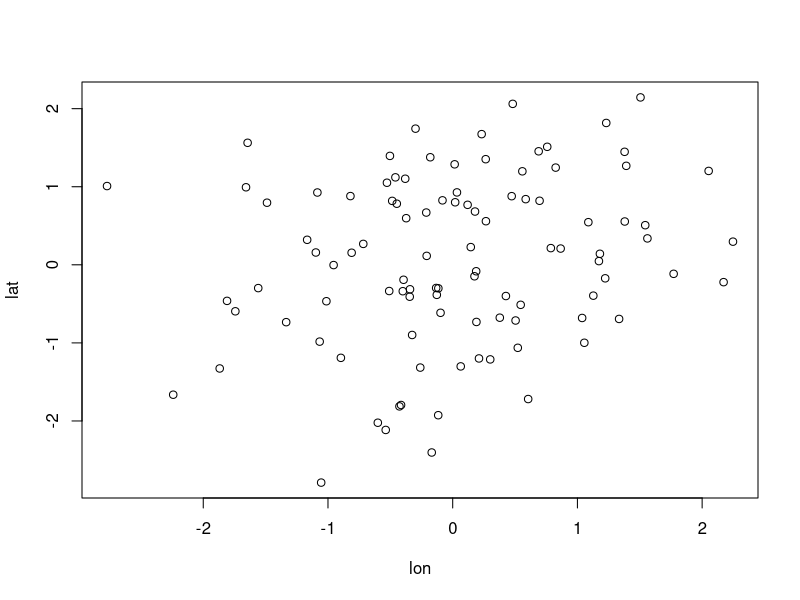
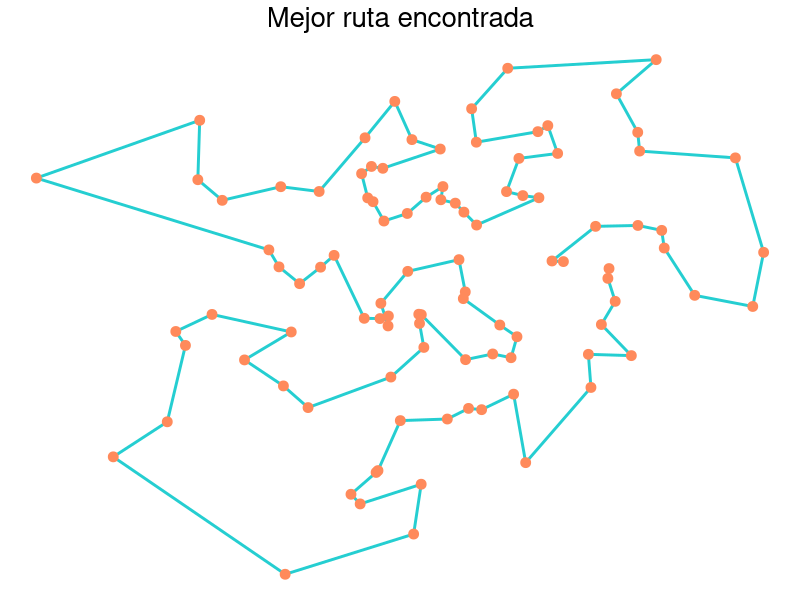

The R source for these figures, in order:
library(ggplot2)


tou_inicio <- function(n_ciudades,evaporation_rate){
  tau <- (1/(1 - evaporation_rate)) * 1/1e6
  M <- matrix(tau,
              ncol = n_ciudades,nrow = n_ciudades)
  return(M)
}

prob_ij <- function(feromona, distancia, alpha, beta){
  prob <- feromona^alpha * (1/distancia)^beta
  prob[prob==Inf] <- 1e-40
  prob <- prob/sum(prob)
  return(prob)
}

objfun <- function(ruta, d) {
  n_ciudades <- length(ruta)
  fitness <- sum(d[cbind(ruta[-n_ciudades], ruta[-1])])
  fitness <- fitness + d[ruta[n_ciudades], ruta[1]]
  
  return(fitness)
}

ACO <- function(n_ants, alpha, beta, Q, evaporation_rate,
                d, max_iteraciones, pbest){
  n_ciudades <- dim(d)[1]
  tau <- tou_inicio(n_ciudades, evaporation_rate)
  best_rutas <- matrix(nrow = max_iteraciones, 
                       ncol = n_ciudades)
  pdec <- pbest^(1/n_ciudades)
  avg <- n_ciudades/2
  for (nit in 1:max_iteraciones) {
    rutas <- matrix(nrow = n_ants, ncol = n_ciudades)
    for(n_ant in 1:n_ants){
      ruta <- c(1)
      for(i in 2:n_ciudades){
        pij <- prob_ij(feromona = tau[ruta[i-1],],
                       distancia = d[ruta[i-1],],
                       alpha = alpha, beta = beta)
        pij[ruta[1:(i-1)]] <- 0
        ruta[i] <- sample(1:n_ciudades, 1, replace = FALSE, prob = pij)
      }
      rutas[n_ant,] <- ruta
    }
    
    tau <- tau * (1 - evaporation_rate)
    
    fitness <- apply(rutas, 1, function(r){objfun(ruta = r,d = d)})
    best_ant <- which.min(fitness)
    best_rutas[nit,] <- rutas[best_ant,]
    
    ruta <- rutas[best_ant,]
    for(i in 1:(length(ruta)-1)){
      Lk <- objfun(ruta = ruta,d = d)
      tau[ruta[i], ruta[i+1]] <- tau[ruta[i], ruta[i+1]] + 1 / Lk
      tau[ruta[i+1], ruta[i]] <- tau[ruta[i], ruta[i+1]]  
    }
    tmax <- 1/(1 - evaporation_rate) * 1/min(fitness)
    tmin <- (tmax * (1 - pdec))/((avg - 1)*pdec)
    if(tmin > tmax){
      tmin = tmax
    }
    tau[tau < tmin] <- tmin
    tau[tau > tmax] <- tmax
  }
  fitness <- apply(best_rutas, 1, function(r){objfun(ruta = r,d = d)})
  best_ruta <- best_rutas[which.min(fitness),]
  return(list(best = best_ruta, rutas = best_rutas,
              fitness = min(fitness)))
}



set.seed(1011)
cord <- data.frame(lon = rnorm(100,0,1),lat = rnorm(100,0,1))
d <- as.matrix(dist(cord))
plot(cord)


res <- ACO(n_ants = 100,alpha = 2, beta = 5, Q = 1,
           evaporation_rate = 0.9,d = d, 
           max_iteraciones = 200, pbest = 0.01)

df <- data.frame(
  x = cord$lon[res$best],
  y = cord$lat[res$best]
)
ggplot(data = df) +
  geom_path(aes(x = x, y = y), color = "#25ced1",
            size = 1) +
  geom_point(aes(x = x, y = y), color = "#ff8a5b", size = 3) +
  labs(title = "Mejor ruta encontrada",
       x = "", y = "") + 
  theme_void( 
    base_size = 10, 
    base_line_size =2, 
    base_rect_size =2)+ 
  theme(plot.title=element_text(hjust=0.5,size=20)) 


res$fitness

#4.651719
#8.006542

rutas_hist <- res$rutas
df <- data.frame()
for(i in 1:dim(rutas_hist)[1]){
  df_aux <- data.frame(ciclo = rep(i,dim(rutas_hist)[2]),
                       lon = cord$lon[rutas_hist[i,]],
                       lat = cord$lat[rutas_hist[i,]])
  df <- rbind(df,df_aux)
}

df$ciclo <- factor(df$ciclo)
library(gganimate)
p <- ggplot(data = df) +
  geom_path(aes(x = lon, y = lat, group = ciclo),
            color = "#25ced1", size = 1) +  
  geom_point(aes(x = lon, y = lat), 
             color = "#ff8a5b", size = 3) +  
  theme_void( 
    base_size = 10, 
    base_line_size =2, 
    base_rect_size =2)+ 
  theme(plot.title = element_text(hjust=0.5,size=20)) +  
  labs(title = "Mejor ruta encontrada",
       x = "", y = "") + 
  transition_manual(ciclo) +  
  labs(title = "Mejor ruta en el ciclo: {current_frame}") 

animate(p,fps = 100/20,renderer = magick_renderer(),
        height = 7, width = 7, units = "in",
        res = 100)



# Guardar el archivo como gif
#anim_save("ruta_animada.gif")
